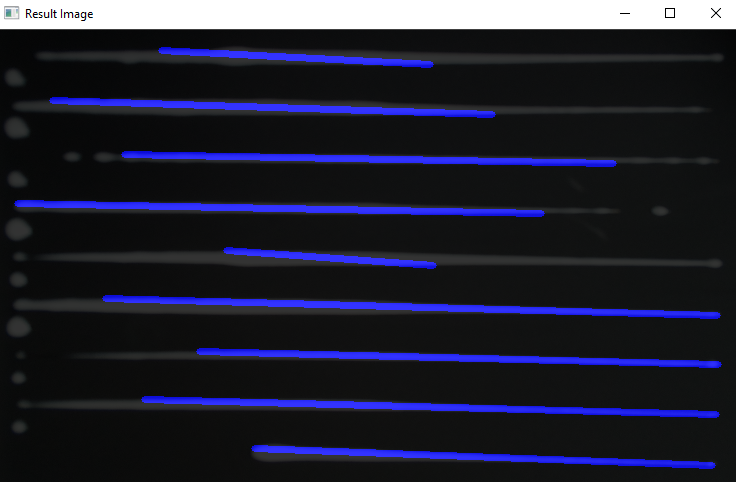
#> input picture traitement-image/cropped/1.png, 736 x 482 px, found by its file name
$ python edges.py
#> lines starting #> are read from the running program, lines starting #| are printed output that depends on the picture; after the words box and inside, x2 and y2 are one past the last pixel; in counts of white or black regions, pixels touching at a corner belong together
import cv2
import numpy as np

# read image
img = cv2.imread("plan_experience/1.png")
#> img is the input picture: shape (482, 736, 3); mean B, G, R 50.7, 33.9, 33.2

# convert to gray
gray = cv2.cvtColor(img, cv2.COLOR_BGR2GRAY)
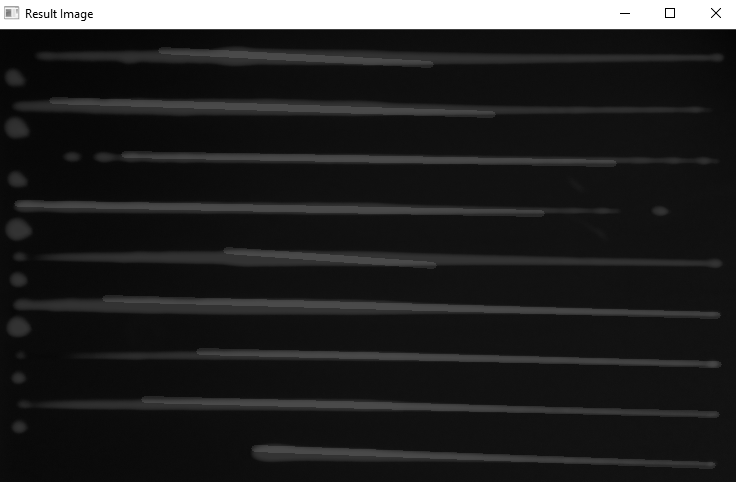
#> gray: shape (482, 736); min 0, max 255, mean 35.7

# threshold
thresh = cv2.threshold(gray, 180, 255, cv2.THRESH_BINARY)[1]
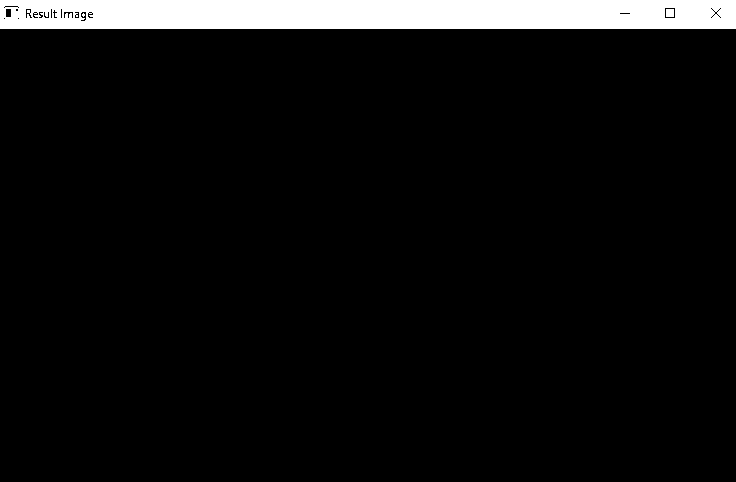
#> thresh: shape (482, 736); 5.9% white; 3 white regions (1 under 20 px), largest, box (x1, y1, x2, y2) and area: (0, 0, 736, 29) 20956, (666, 9, 674, 17) 64

# morphology edgeout = dilated_mask - mask
# morphology dilate
kernel = cv2.getStructuringElement(cv2.MORPH_RECT, (5,5))
dilate = cv2.morphologyEx(thresh, cv2.MORPH_DILATE, kernel)
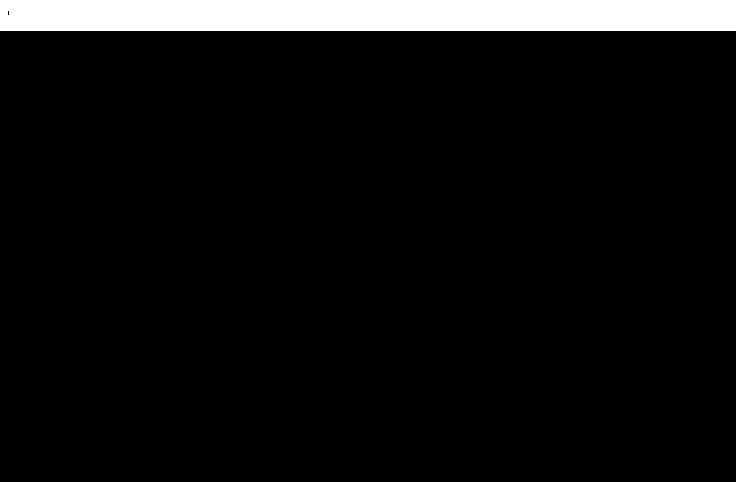
#> dilate: shape (482, 736); 6.4% white; 1 white region, box (x1, y1, x2, y2) and area: (0, 0, 736, 31) 22812

# get absolute difference between dilate and thresh
diff = cv2.absdiff(dilate, thresh)
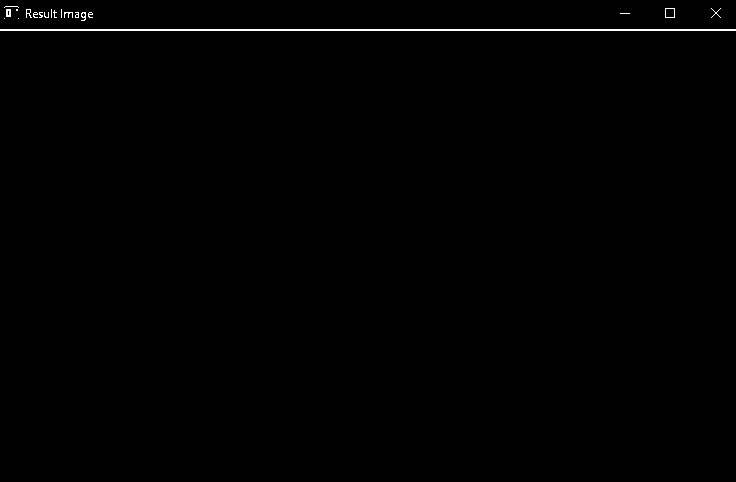
#> diff: shape (482, 736); 0.5% white in thin lines or dots, all inside (x1, y1, x2, y2) = (0, 6, 736, 31)

# invert
edges = 255 - diff

# [7 lines of commented-out code are left out]
cv2.imshow("thresh", thresh)
cv2.imshow("dilate", dilate)
cv2.imshow("diff", diff)
cv2.imshow("edges", edges)
cv2.waitKey(0)

$ run again, with traitement-image/cropped/2.png copied over traitement-image/cropped/1.png
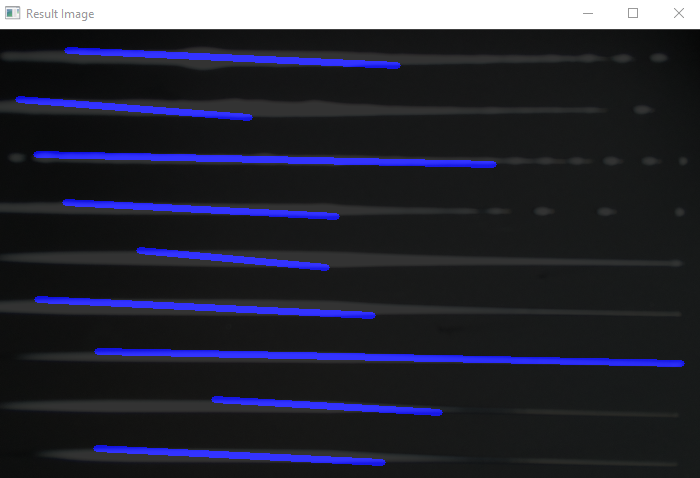
#> input picture traitement-image/cropped/2.png, 700 x 478 px, found by its file name
#> img is the input picture: shape (478, 700, 3); mean B, G, R 52.9, 40.3, 39.4
#> `gray = cv2.cvtColor(img, cv2.COLOR_BGR2GRAY)`:
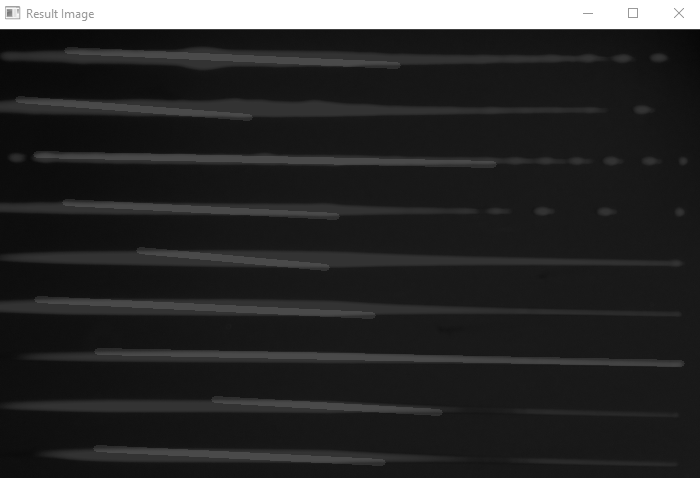
#> gray: shape (478, 700); min 6, max 255, mean 41.5
#> thresh: shape (478, 700); 6% white; 2 white regions, box (x1, y1, x2, y2) and area: (0, 0, 700, 29) 19959, (629, 9, 637, 17) 64
#> dilate: shape (478, 700); 6.5% white; 1 white region, box (x1, y1, x2, y2) and area: (0, 0, 700, 31) 21696
#> diff: shape (478, 700); 0.5% white in thin lines or dots, all inside (x1, y1, x2, y2) = (0, 6, 700, 31)
